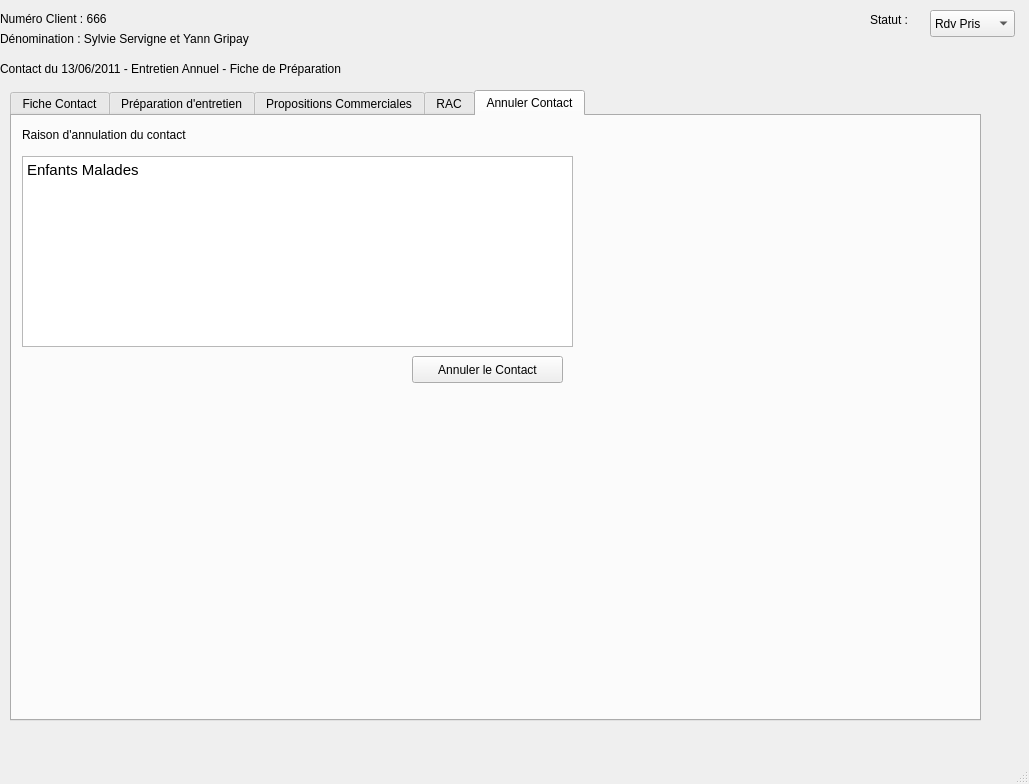
<?xml version="1.0" encoding="UTF-8"?>
<ui version="4.0">
 <class>MainWindow</class>
 <widget class="QMainWindow" name="MainWindow">
  <property name="geometry">
   <rect>
    <x>0</x>
    <y>0</y>
    <width>1029</width>
    <height>784</height>
   </rect>
  </property>
  <property name="windowTitle">
   <string>MainWindow</string>
  </property>
  <widget class="QWidget" name="centralwidget">
   <widget class="QLabel" name="label">
    <property name="geometry">
     <rect>
      <x>0</x>
      <y>10</y>
      <width>151</width>
      <height>17</height>
     </rect>
    </property>
    <property name="text">
     <string>Numéro Client : 666</string>
    </property>
   </widget>
   <widget class="QLabel" name="label_3">
    <property name="geometry">
     <rect>
      <x>870</x>
      <y>10</y>
      <width>131</width>
      <height>20</height>
     </rect>
    </property>
    <property name="text">
     <string>Statut : </string>
    </property>
   </widget>
   <widget class="QLabel" name="label_2">
    <property name="geometry">
     <rect>
      <x>0</x>
      <y>30</y>
      <width>411</width>
      <height>17</height>
     </rect>
    </property>
    <property name="text">
     <string>Dénomination : Sylvie Servigne et Yann Gripay</string>
    </property>
   </widget>
   <widget class="QLabel" name="label_4">
    <property name="geometry">
     <rect>
      <x>0</x>
      <y>60</y>
      <width>431</width>
      <height>17</height>
     </rect>
    </property>
    <property name="text">
     <string>Contact du 13/06/2011 - Entretien Annuel - Fiche de Préparation</string>
    </property>
   </widget>
   <widget class="QTabWidget" name="tabWidget">
    <property name="geometry">
     <rect>
      <x>10</x>
      <y>90</y>
      <width>971</width>
      <height>631</height>
     </rect>
    </property>
    <property name="currentIndex">
     <number>4</number>
    </property>
    <widget class="QWidget" name="tab_3">
     <attribute name="title">
      <string>Fiche Contact</string>
     </attribute>
     <widget class="QLabel" name="label_8">
      <property name="geometry">
       <rect>
        <x>10</x>
        <y>110</y>
        <width>431</width>
        <height>17</height>
       </rect>
      </property>
      <property name="text">
       <string>Contact du 13/06/2011 - Entretien Annuel - Fiche de Préparation</string>
      </property>
     </widget>
     <widget class="QLabel" name="label_9">
      <property name="geometry">
       <rect>
        <x>10</x>
        <y>160</y>
        <width>301</width>
        <height>17</height>
       </rect>
      </property>
      <property name="text">
       <string>Agent : Michel Jonasz</string>
      </property>
     </widget>
     <widget class="QPushButton" name="pushButton_4">
      <property name="geometry">
       <rect>
        <x>10</x>
        <y>200</y>
        <width>201</width>
        <height>27</height>
       </rect>
      </property>
      <property name="text">
       <string>Visualiser Client</string>
      </property>
     </widget>
     <widget class="QPushButton" name="pushButton_5">
      <property name="geometry">
       <rect>
        <x>10</x>
        <y>230</y>
        <width>201</width>
        <height>27</height>
       </rect>
      </property>
      <property name="text">
       <string>Rédiger RAC</string>
      </property>
     </widget>
     <widget class="QLabel" name="label_5">
      <property name="geometry">
       <rect>
        <x>10</x>
        <y>10</y>
        <width>151</width>
        <height>17</height>
       </rect>
      </property>
      <property name="text">
       <string>Numéro Client : 666</string>
      </property>
     </widget>
     <widget class="QLabel" name="label_6">
      <property name="geometry">
       <rect>
        <x>10</x>
        <y>30</y>
        <width>411</width>
        <height>17</height>
       </rect>
      </property>
      <property name="text">
       <string>Dénomination : Sylvie Servigne et Yann Gripay</string>
      </property>
     </widget>
    </widget>
    <widget class="QWidget" name="tab">
     <attribute name="title">
      <string>Préparation d'entretien</string>
     </attribute>
     <widget class="QGroupBox" name="groupBox_3">
      <property name="geometry">
       <rect>
        <x>10</x>
        <y>290</y>
        <width>311</width>
        <height>91</height>
       </rect>
      </property>
      <property name="title">
       <string>Actions</string>
      </property>
      <widget class="QPushButton" name="pushButton_2">
       <property name="geometry">
        <rect>
         <x>0</x>
         <y>20</y>
         <width>201</width>
         <height>27</height>
        </rect>
       </property>
       <property name="text">
        <string>Visualiser Client</string>
       </property>
      </widget>
     </widget>
     <widget class="QGroupBox" name="groupBox_2">
      <property name="geometry">
       <rect>
        <x>330</x>
        <y>20</y>
        <width>331</width>
        <height>401</height>
       </rect>
      </property>
      <property name="title">
       <string>Annotations</string>
      </property>
      <widget class="QTextEdit" name="textEdit">
       <property name="geometry">
        <rect>
         <x>10</x>
         <y>20</y>
         <width>311</width>
         <height>351</height>
        </rect>
       </property>
       <property name="html">
        <string>&lt;!DOCTYPE HTML PUBLIC &quot;-//W3C//DTD HTML 4.0//EN&quot; &quot;http://www.w3.org/TR/REC-html40/strict.dtd&quot;&gt;
&lt;html&gt;&lt;head&gt;&lt;meta name=&quot;qrichtext&quot; content=&quot;1&quot; /&gt;&lt;style type=&quot;text/css&quot;&gt;
p, li { white-space: pre-wrap; }
&lt;/style&gt;&lt;/head&gt;&lt;body style=&quot; font-family:'Ubuntu'; font-size:11pt; font-weight:400; font-style:normal;&quot;&gt;
&lt;p style=&quot; margin-top:0px; margin-bottom:0px; margin-left:0px; margin-right:0px; -qt-block-indent:0; text-indent:0px;&quot;&gt;Poser des questions sur l'état de santé des enfants&lt;/p&gt;&lt;/body&gt;&lt;/html&gt;</string>
       </property>
      </widget>
     </widget>
    </widget>
    <widget class="QWidget" name="tab_4">
     <attribute name="title">
      <string>Propositions Commerciales</string>
     </attribute>
     <widget class="QGroupBox" name="groupBox">
      <property name="geometry">
       <rect>
        <x>20</x>
        <y>30</y>
        <width>381</width>
        <height>261</height>
       </rect>
      </property>
      <property name="title">
       <string>Propositions Commerciales</string>
      </property>
      <widget class="QTableWidget" name="tableWidget">
       <property name="geometry">
        <rect>
         <x>0</x>
         <y>30</y>
         <width>371</width>
         <height>192</height>
        </rect>
       </property>
       <attribute name="horizontalHeaderStretchLastSection">
        <bool>true</bool>
       </attribute>
       <attribute name="verticalHeaderVisible">
        <bool>false</bool>
       </attribute>
       <row>
        <property name="text">
         <string>Ligne1</string>
        </property>
       </row>
       <row>
        <property name="text">
         <string>Ligne2</string>
        </property>
       </row>
       <column>
        <property name="text">
         <string>Références</string>
        </property>
       </column>
       <column>
        <property name="text">
         <string>Offres</string>
        </property>
       </column>
       <column>
        <property name="text">
         <string>Statut</string>
        </property>
       </column>
       <item row="0" column="0">
        <property name="text">
         <string>AF419</string>
        </property>
       </item>
       <item row="0" column="1">
        <property name="text">
         <string>Livret A</string>
        </property>
       </item>
       <item row="0" column="2">
        <property name="text">
         <string>A proposer</string>
        </property>
       </item>
       <item row="1" column="0">
        <property name="text">
         <string>AZ4109</string>
        </property>
       </item>
       <item row="1" column="1">
        <property name="text">
         <string>PEA</string>
        </property>
       </item>
       <item row="1" column="2">
        <property name="text">
         <string>Proposé</string>
        </property>
       </item>
      </widget>
      <widget class="QPushButton" name="pushButton">
       <property name="geometry">
        <rect>
         <x>270</x>
         <y>230</y>
         <width>98</width>
         <height>27</height>
        </rect>
       </property>
       <property name="text">
        <string>Ajouter Offres</string>
       </property>
      </widget>
     </widget>
     <widget class="QLabel" name="label_15">
      <property name="geometry">
       <rect>
        <x>450</x>
        <y>50</y>
        <width>181</width>
        <height>17</height>
       </rect>
      </property>
      <property name="text">
       <string>AF419 Livret A</string>
      </property>
     </widget>
     <widget class="QTextEdit" name="textEdit_4">
      <property name="geometry">
       <rect>
        <x>450</x>
        <y>80</y>
        <width>431</width>
        <height>291</height>
       </rect>
      </property>
      <property name="html">
       <string>&lt;!DOCTYPE HTML PUBLIC &quot;-//W3C//DTD HTML 4.0//EN&quot; &quot;http://www.w3.org/TR/REC-html40/strict.dtd&quot;&gt;
&lt;html&gt;&lt;head&gt;&lt;meta name=&quot;qrichtext&quot; content=&quot;1&quot; /&gt;&lt;style type=&quot;text/css&quot;&gt;
p, li { white-space: pre-wrap; }
&lt;/style&gt;&lt;/head&gt;&lt;body style=&quot; font-family:'Ubuntu'; font-size:11pt; font-weight:400; font-style:normal;&quot;&gt;
&lt;p style=&quot; margin-top:0px; margin-bottom:0px; margin-left:0px; margin-right:0px; -qt-block-indent:0; text-indent:0px;&quot;&gt;Commentaire sur la proposition commerciale&lt;/p&gt;
&lt;p style=&quot;-qt-paragraph-type:empty; margin-top:0px; margin-bottom:0px; margin-left:0px; margin-right:0px; -qt-block-indent:0; text-indent:0px;&quot;&gt;&lt;/p&gt;&lt;/body&gt;&lt;/html&gt;</string>
      </property>
     </widget>
     <widget class="QPushButton" name="pushButton_3">
      <property name="geometry">
       <rect>
        <x>780</x>
        <y>380</y>
        <width>98</width>
        <height>27</height>
       </rect>
      </property>
      <property name="text">
       <string>Souscrit</string>
      </property>
     </widget>
     <widget class="QPushButton" name="pushButton_9">
      <property name="geometry">
       <rect>
        <x>670</x>
        <y>380</y>
        <width>98</width>
        <height>27</height>
       </rect>
      </property>
      <property name="text">
       <string>Refuse</string>
      </property>
     </widget>
    </widget>
    <widget class="QWidget" name="tab_2">
     <attribute name="title">
      <string>RAC</string>
     </attribute>
     <widget class="QLabel" name="label_7">
      <property name="geometry">
       <rect>
        <x>500</x>
        <y>10</y>
        <width>141</width>
        <height>17</height>
       </rect>
      </property>
      <property name="text">
       <string>Date Entretien</string>
      </property>
     </widget>
     <widget class="QLabel" name="label_10">
      <property name="geometry">
       <rect>
        <x>10</x>
        <y>20</y>
        <width>67</width>
        <height>17</height>
       </rect>
      </property>
      <property name="text">
       <string>Agent</string>
      </property>
     </widget>
     <widget class="QComboBox" name="comboBox">
      <property name="geometry">
       <rect>
        <x>140</x>
        <y>10</y>
        <width>151</width>
        <height>27</height>
       </rect>
      </property>
      <item>
       <property name="text">
        <string>Michel Jonasz</string>
       </property>
      </item>
     </widget>
     <widget class="QLabel" name="label_11">
      <property name="geometry">
       <rect>
        <x>10</x>
        <y>60</y>
        <width>161</width>
        <height>17</height>
       </rect>
      </property>
      <property name="text">
       <string>Personnes rencontrées</string>
      </property>
     </widget>
     <widget class="QTextEdit" name="textEdit_2">
      <property name="geometry">
       <rect>
        <x>190</x>
        <y>60</y>
        <width>401</width>
        <height>111</height>
       </rect>
      </property>
      <property name="html">
       <string>&lt;!DOCTYPE HTML PUBLIC &quot;-//W3C//DTD HTML 4.0//EN&quot; &quot;http://www.w3.org/TR/REC-html40/strict.dtd&quot;&gt;
&lt;html&gt;&lt;head&gt;&lt;meta name=&quot;qrichtext&quot; content=&quot;1&quot; /&gt;&lt;style type=&quot;text/css&quot;&gt;
p, li { white-space: pre-wrap; }
&lt;/style&gt;&lt;/head&gt;&lt;body style=&quot; font-family:'Ubuntu'; font-size:11pt; font-weight:400; font-style:normal;&quot;&gt;
&lt;p style=&quot; margin-top:0px; margin-bottom:0px; margin-left:0px; margin-right:0px; -qt-block-indent:0; text-indent:0px;&quot;&gt;Sylvie Servigne&lt;br /&gt;Yann Gripay&lt;/p&gt;&lt;/body&gt;&lt;/html&gt;</string>
      </property>
     </widget>
     <widget class="QLabel" name="label_12">
      <property name="geometry">
       <rect>
        <x>10</x>
        <y>220</y>
        <width>161</width>
        <height>17</height>
       </rect>
      </property>
      <property name="text">
       <string>Propositions Faites</string>
      </property>
     </widget>
     <widget class="QTableWidget" name="tableWidget_2">
      <property name="geometry">
       <rect>
        <x>20</x>
        <y>250</y>
        <width>281</width>
        <height>121</height>
       </rect>
      </property>
      <attribute name="verticalHeaderVisible">
       <bool>false</bool>
      </attribute>
      <row>
       <property name="text">
        <string>Ligne1</string>
       </property>
      </row>
      <row>
       <property name="text">
        <string>Ligne2</string>
       </property>
      </row>
      <column>
       <property name="text">
        <string>Références</string>
       </property>
      </column>
      <column>
       <property name="text">
        <string>Offres</string>
       </property>
      </column>
      <item row="0" column="0">
       <property name="text">
        <string>AF419</string>
       </property>
      </item>
      <item row="0" column="1">
       <property name="text">
        <string>Livret A</string>
       </property>
      </item>
      <item row="1" column="0">
       <property name="text">
        <string>AZ4109</string>
       </property>
      </item>
      <item row="1" column="1">
       <property name="text">
        <string>PEA</string>
       </property>
      </item>
     </widget>
     <widget class="QPushButton" name="pushButton_6">
      <property name="geometry">
       <rect>
        <x>90</x>
        <y>380</y>
        <width>211</width>
        <height>27</height>
       </rect>
      </property>
      <property name="text">
       <string>Ajouter Propositions</string>
      </property>
     </widget>
     <widget class="QLabel" name="label_13">
      <property name="geometry">
       <rect>
        <x>410</x>
        <y>220</y>
        <width>161</width>
        <height>17</height>
       </rect>
      </property>
      <property name="text">
       <string>Résultats</string>
      </property>
     </widget>
     <widget class="QTableWidget" name="tableWidget_3">
      <property name="geometry">
       <rect>
        <x>410</x>
        <y>240</y>
        <width>331</width>
        <height>131</height>
       </rect>
      </property>
      <attribute name="verticalHeaderVisible">
       <bool>false</bool>
      </attribute>
      <row>
       <property name="text">
        <string>Ligne1</string>
       </property>
      </row>
      <row>
       <property name="text">
        <string>Ligne2</string>
       </property>
      </row>
      <column>
       <property name="text">
        <string>Références</string>
       </property>
      </column>
      <column>
       <property name="text">
        <string>Nb.</string>
       </property>
      </column>
      <column>
       <property name="text">
        <string>Produit</string>
       </property>
      </column>
      <item row="0" column="0">
       <property name="text">
        <string>AF419</string>
       </property>
      </item>
      <item row="0" column="1">
       <property name="text">
        <string>1</string>
       </property>
      </item>
      <item row="0" column="2">
       <property name="text">
        <string>Livret A</string>
       </property>
      </item>
      <item row="1" column="0">
       <property name="text">
        <string>AZ4109</string>
       </property>
      </item>
      <item row="1" column="1">
       <property name="text">
        <string>1</string>
       </property>
      </item>
      <item row="1" column="2">
       <property name="text">
        <string>PEA</string>
       </property>
      </item>
     </widget>
     <widget class="QPushButton" name="pushButton_7">
      <property name="geometry">
       <rect>
        <x>530</x>
        <y>380</y>
        <width>211</width>
        <height>27</height>
       </rect>
      </property>
      <property name="text">
       <string>Ajouter Résultat</string>
      </property>
     </widget>
     <widget class="QLabel" name="label_14">
      <property name="geometry">
       <rect>
        <x>10</x>
        <y>420</y>
        <width>161</width>
        <height>17</height>
       </rect>
      </property>
      <property name="text">
       <string>Remarques</string>
      </property>
     </widget>
     <widget class="QTextEdit" name="textEdit_3">
      <property name="geometry">
       <rect>
        <x>100</x>
        <y>420</y>
        <width>531</width>
        <height>161</height>
       </rect>
      </property>
      <property name="html">
       <string>&lt;!DOCTYPE HTML PUBLIC &quot;-//W3C//DTD HTML 4.0//EN&quot; &quot;http://www.w3.org/TR/REC-html40/strict.dtd&quot;&gt;
&lt;html&gt;&lt;head&gt;&lt;meta name=&quot;qrichtext&quot; content=&quot;1&quot; /&gt;&lt;style type=&quot;text/css&quot;&gt;
p, li { white-space: pre-wrap; }
&lt;/style&gt;&lt;/head&gt;&lt;body style=&quot; font-family:'Ubuntu'; font-size:11pt; font-weight:400; font-style:normal;&quot;&gt;
&lt;p style=&quot; margin-top:0px; margin-bottom:0px; margin-left:0px; margin-right:0px; -qt-block-indent:0; text-indent:0px;&quot;&gt;Les clients sont très enthousiastes pour les futures offres de notre banque par rapport à la banque en ligne&lt;/p&gt;&lt;/body&gt;&lt;/html&gt;</string>
      </property>
     </widget>
     <widget class="QPushButton" name="pushButton_8">
      <property name="geometry">
       <rect>
        <x>740</x>
        <y>550</y>
        <width>211</width>
        <height>27</height>
       </rect>
      </property>
      <property name="text">
       <string>Sauver RAC</string>
      </property>
     </widget>
    </widget>
    <widget class="QWidget" name="tab_5">
     <attribute name="title">
      <string>Annuler Contact</string>
     </attribute>
     <widget class="QPushButton" name="pushButton_10">
      <property name="geometry">
       <rect>
        <x>400</x>
        <y>240</y>
        <width>151</width>
        <height>27</height>
       </rect>
      </property>
      <property name="text">
       <string>Annuler le Contact</string>
      </property>
     </widget>
     <widget class="QLabel" name="label_16">
      <property name="geometry">
       <rect>
        <x>10</x>
        <y>10</y>
        <width>211</width>
        <height>17</height>
       </rect>
      </property>
      <property name="text">
       <string>Raison d'annulation du contact</string>
      </property>
     </widget>
     <widget class="QTextEdit" name="textEdit_5">
      <property name="geometry">
       <rect>
        <x>10</x>
        <y>40</y>
        <width>551</width>
        <height>191</height>
       </rect>
      </property>
      <property name="html">
       <string>&lt;!DOCTYPE HTML PUBLIC &quot;-//W3C//DTD HTML 4.0//EN&quot; &quot;http://www.w3.org/TR/REC-html40/strict.dtd&quot;&gt;
&lt;html&gt;&lt;head&gt;&lt;meta name=&quot;qrichtext&quot; content=&quot;1&quot; /&gt;&lt;style type=&quot;text/css&quot;&gt;
p, li { white-space: pre-wrap; }
&lt;/style&gt;&lt;/head&gt;&lt;body style=&quot; font-family:'Ubuntu'; font-size:11pt; font-weight:400; font-style:normal;&quot;&gt;
&lt;p style=&quot; margin-top:0px; margin-bottom:0px; margin-left:0px; margin-right:0px; -qt-block-indent:0; text-indent:0px;&quot;&gt;Enfants Malades&lt;/p&gt;&lt;/body&gt;&lt;/html&gt;</string>
      </property>
     </widget>
    </widget>
   </widget>
   <widget class="QComboBox" name="comboBox_2">
    <property name="geometry">
     <rect>
      <x>930</x>
      <y>10</y>
      <width>85</width>
      <height>27</height>
     </rect>
    </property>
    <item>
     <property name="text">
      <string>Rdv Pris</string>
     </property>
    </item>
   </widget>
  </widget>
  <widget class="QMenuBar" name="menubar">
   <property name="geometry">
    <rect>
     <x>0</x>
     <y>0</y>
     <width>1029</width>
     <height>25</height>
    </rect>
   </property>
  </widget>
  <widget class="QStatusBar" name="statusbar"/>
 </widget>
 <resources/>
 <connections/>
</ui>
